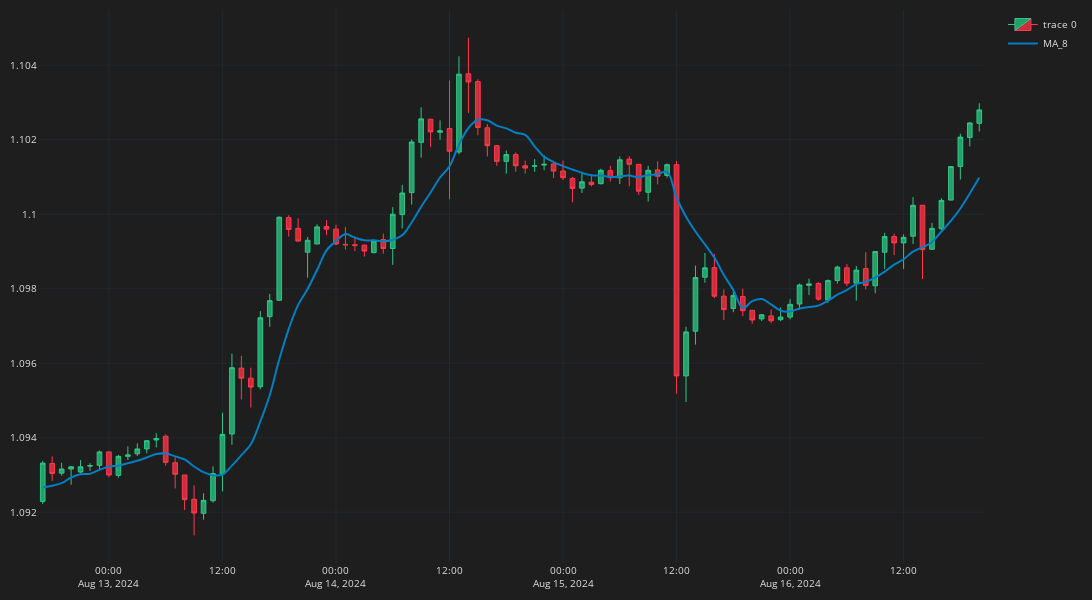

Notebook code cell kept with this figure:
### Code cell
fig = go.Figure()
fig.add_trace(go.Candlestick(
    x=df_plot.time, open=df_plot.mid_o, high=df_plot.mid_h, low=df_plot.mid_l, close=df_plot.mid_c,
    line=dict(width=1), opacity=1,
    increasing_fillcolor='#24A06B',
    decreasing_fillcolor="#CC2E3C",
    increasing_line_color='#2EC886',  
    decreasing_line_color='#FF3A4C'
))
fig.add_trace(go.Scatter(x=df_plot.time, 
    y=df_plot.MA_8,
    line=dict(color="#027FC3", width=2),
    line_shape='spline',
    name='MA_8'
    ))
fig.update_layout(width=1200,height=600,
    margin=dict(l=10,r=10,b=10,t=10),
    font=dict(size=10,color="#e1e1e1"),
    paper_bgcolor="#1e1e1e",
    plot_bgcolor="#1e1e1e")
fig.update_xaxes(
    gridcolor="#1f292f",
    showgrid=True,fixedrange=True,rangeslider=dict(visible=False)
)
fig.update_yaxes(
    gridcolor="#1f292f",
    showgrid=True
)
fig.show()
